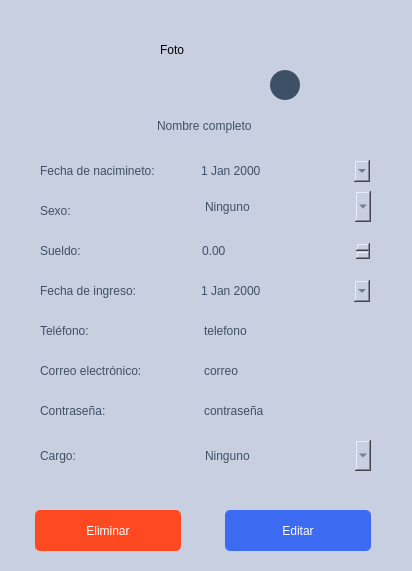
<?xml version="1.0" encoding="UTF-8"?>
<ui version="4.0">
 <class>CrudEmpleados</class>
 <widget class="QWidget" name="CrudEmpleados">
  <property name="geometry">
   <rect>
    <x>0</x>
    <y>0</y>
    <width>412</width>
    <height>571</height>
   </rect>
  </property>
  <property name="windowTitle">
   <string>Form</string>
  </property>
  <property name="styleSheet">
   <string notr="true">background-color: #C8CFE1;</string>
  </property>
  <widget class="QLabel" name="foto">
   <property name="geometry">
    <rect>
     <x>160</x>
     <y>0</y>
     <width>100</width>
     <height>100</height>
    </rect>
   </property>
   <property name="text">
    <string>Foto</string>
   </property>
  </widget>
  <widget class="QLineEdit" name="nombre">
   <property name="geometry">
    <rect>
     <x>10</x>
     <y>110</y>
     <width>391</width>
     <height>31</height>
    </rect>
   </property>
   <property name="styleSheet">
    <string notr="true">border: none;
font: 25px &quot;SF Pro Display&quot;;
color:#3E5066;</string>
   </property>
   <property name="text">
    <string>Nombre completo</string>
   </property>
   <property name="alignment">
    <set>Qt::AlignCenter</set>
   </property>
  </widget>
  <widget class="QLineEdit" name="telefono">
   <property name="geometry">
    <rect>
     <x>202</x>
     <y>320</y>
     <width>171</width>
     <height>22</height>
    </rect>
   </property>
   <property name="styleSheet">
    <string notr="true">border: none;
font: 15px &quot;SF Pro Display&quot;;
color:#3E5066;
</string>
   </property>
   <property name="text">
    <string>telefono</string>
   </property>
   <property name="maxLength">
    <number>10</number>
   </property>
  </widget>
  <widget class="QLineEdit" name="correo">
   <property name="geometry">
    <rect>
     <x>202</x>
     <y>360</y>
     <width>171</width>
     <height>22</height>
    </rect>
   </property>
   <property name="styleSheet">
    <string notr="true">border: none;
font: 15px &quot;SF Pro Display&quot;;
color:#3E5066;</string>
   </property>
   <property name="text">
    <string>correo</string>
   </property>
  </widget>
  <widget class="QLineEdit" name="password">
   <property name="geometry">
    <rect>
     <x>202</x>
     <y>400</y>
     <width>171</width>
     <height>22</height>
    </rect>
   </property>
   <property name="styleSheet">
    <string notr="true">border: none;
font: 15px &quot;SF Pro Display&quot;;
color:#3E5066;</string>
   </property>
   <property name="text">
    <string>contraseña</string>
   </property>
  </widget>
  <widget class="QPushButton" name="btn_guardarCambios">
   <property name="geometry">
    <rect>
     <x>220</x>
     <y>510</y>
     <width>151</width>
     <height>41</height>
    </rect>
   </property>
   <property name="styleSheet">
    <string notr="true">border-radius: 5px;
background-color: #3C6AF1;

font: 14.9368px &quot;SF Pro Text&quot;;
color:  #FFFFFF;
height: 38.85px;

margin-left: 5px;</string>
   </property>
   <property name="text">
    <string>Editar</string>
   </property>
   <property name="icon">
    <iconset resource="../Resources.qrc">
     <normaloff>:/Img/EditarEmpleado.png</normaloff>:/Img/EditarEmpleado.png</iconset>
   </property>
  </widget>
  <widget class="QPushButton" name="btn_eliminar">
   <property name="geometry">
    <rect>
     <x>30</x>
     <y>510</y>
     <width>151</width>
     <height>41</height>
    </rect>
   </property>
   <property name="styleSheet">
    <string notr="true">border-radius: 5px;
background-color: #FF4921;

font: 14.9368px &quot;SF Pro Text&quot;;
color:  #FFFFFF;
height: 38.85px;

margin-left: 5px;</string>
   </property>
   <property name="text">
    <string>Eliminar</string>
   </property>
   <property name="icon">
    <iconset resource="../Resources.qrc">
     <normaloff>:/Img/trash.png</normaloff>:/Img/trash.png</iconset>
   </property>
  </widget>
  <widget class="QComboBox" name="sexo">
   <property name="geometry">
    <rect>
     <x>200</x>
     <y>191</y>
     <width>171</width>
     <height>31</height>
    </rect>
   </property>
   <property name="styleSheet">
    <string notr="true">border: none;
font: 15px &quot;SF Pro Display&quot;;
color:#3E5066;</string>
   </property>
   <property name="currentIndex">
    <number>2</number>
   </property>
   <item>
    <property name="text">
     <string>Masculino</string>
    </property>
   </item>
   <item>
    <property name="text">
     <string>Femenino</string>
    </property>
   </item>
   <item>
    <property name="text">
     <string>Ninguno</string>
    </property>
   </item>
  </widget>
  <widget class="QDateEdit" name="fechaNacimiento">
   <property name="geometry">
    <rect>
     <x>199</x>
     <y>160</y>
     <width>171</width>
     <height>22</height>
    </rect>
   </property>
   <property name="styleSheet">
    <string notr="true">border: none;
font: 15px &quot;SF Pro Display&quot;;
color:#3E5066;
</string>
   </property>
   <property name="calendarPopup">
    <bool>true</bool>
   </property>
  </widget>
  <widget class="QDateEdit" name="fechaIngreso">
   <property name="geometry">
    <rect>
     <x>199</x>
     <y>280</y>
     <width>171</width>
     <height>22</height>
    </rect>
   </property>
   <property name="styleSheet">
    <string notr="true">border: none;
font: 15px &quot;SF Pro Display&quot;;
color:#3E5066;</string>
   </property>
   <property name="calendarPopup">
    <bool>true</bool>
   </property>
  </widget>
  <widget class="QComboBox" name="cargo">
   <property name="geometry">
    <rect>
     <x>200</x>
     <y>440</y>
     <width>171</width>
     <height>31</height>
    </rect>
   </property>
   <property name="styleSheet">
    <string notr="true">border: none;
font: 15px &quot;SF Pro Display&quot;;
color:#3E5066;</string>
   </property>
   <property name="currentIndex">
    <number>5</number>
   </property>
   <item>
    <property name="text">
     <string>Mesero</string>
    </property>
   </item>
   <item>
    <property name="text">
     <string>Cocinero</string>
    </property>
   </item>
   <item>
    <property name="text">
     <string>Host</string>
    </property>
   </item>
   <item>
    <property name="text">
     <string>Cajero</string>
    </property>
   </item>
   <item>
    <property name="text">
     <string>Manager</string>
    </property>
   </item>
   <item>
    <property name="text">
     <string>Ninguno</string>
    </property>
   </item>
  </widget>
  <widget class="QDoubleSpinBox" name="sueldo">
   <property name="geometry">
    <rect>
     <x>200</x>
     <y>240</y>
     <width>171</width>
     <height>22</height>
    </rect>
   </property>
   <property name="layoutDirection">
    <enum>Qt::LeftToRight</enum>
   </property>
   <property name="styleSheet">
    <string notr="true">border: none;
font: 15px &quot;SF Pro Display&quot;;
color:#3E5066;</string>
   </property>
   <property name="maximum">
    <double>9999999999.989999771118164</double>
   </property>
  </widget>
  <widget class="QPushButton" name="btn_agregarImagen">
   <property name="geometry">
    <rect>
     <x>270</x>
     <y>70</y>
     <width>30</width>
     <height>30</height>
    </rect>
   </property>
   <property name="styleSheet">
    <string notr="true">border-radius: 15px;
background-color:#3E5066;
width: 44px;
height: 44px;
</string>
   </property>
   <property name="text">
    <string/>
   </property>
   <property name="icon">
    <iconset resource="../Resources.qrc">
     <normaloff>:/Img/EditarEmpleado.png</normaloff>:/Img/EditarEmpleado.png</iconset>
   </property>
  </widget>
  <widget class="QLabel" name="label">
   <property name="geometry">
    <rect>
     <x>40</x>
     <y>160</y>
     <width>150</width>
     <height>22</height>
    </rect>
   </property>
   <property name="styleSheet">
    <string notr="true">font: 15px &quot;SF Pro Display&quot;;
color:#3E5066;</string>
   </property>
   <property name="text">
    <string>Fecha de nacimineto:</string>
   </property>
  </widget>
  <widget class="QLabel" name="label_2">
   <property name="geometry">
    <rect>
     <x>40</x>
     <y>200</y>
     <width>150</width>
     <height>22</height>
    </rect>
   </property>
   <property name="styleSheet">
    <string notr="true">font: 15px &quot;SF Pro Display&quot;;
color:#3E5066;</string>
   </property>
   <property name="text">
    <string>Sexo:</string>
   </property>
  </widget>
  <widget class="QLabel" name="label_3">
   <property name="geometry">
    <rect>
     <x>40</x>
     <y>240</y>
     <width>150</width>
     <height>22</height>
    </rect>
   </property>
   <property name="styleSheet">
    <string notr="true">font: 15px &quot;SF Pro Display&quot;;
color:#3E5066;</string>
   </property>
   <property name="text">
    <string>Sueldo:</string>
   </property>
  </widget>
  <widget class="QLabel" name="label_4">
   <property name="geometry">
    <rect>
     <x>40</x>
     <y>280</y>
     <width>150</width>
     <height>22</height>
    </rect>
   </property>
   <property name="styleSheet">
    <string notr="true">font: 15px &quot;SF Pro Display&quot;;
color:#3E5066;</string>
   </property>
   <property name="text">
    <string>Fecha de ingreso:</string>
   </property>
  </widget>
  <widget class="QLabel" name="label_5">
   <property name="geometry">
    <rect>
     <x>40</x>
     <y>320</y>
     <width>150</width>
     <height>22</height>
    </rect>
   </property>
   <property name="styleSheet">
    <string notr="true">font: 15px &quot;SF Pro Display&quot;;
color:#3E5066;</string>
   </property>
   <property name="text">
    <string>Teléfono:</string>
   </property>
  </widget>
  <widget class="QLabel" name="label_6">
   <property name="geometry">
    <rect>
     <x>40</x>
     <y>360</y>
     <width>150</width>
     <height>22</height>
    </rect>
   </property>
   <property name="styleSheet">
    <string notr="true">font: 15px &quot;SF Pro Display&quot;;
color:#3E5066;</string>
   </property>
   <property name="text">
    <string>Correo electrónico:</string>
   </property>
  </widget>
  <widget class="QLabel" name="label_7">
   <property name="geometry">
    <rect>
     <x>40</x>
     <y>400</y>
     <width>150</width>
     <height>22</height>
    </rect>
   </property>
   <property name="styleSheet">
    <string notr="true">font: 15px &quot;SF Pro Display&quot;;
color:#3E5066;</string>
   </property>
   <property name="text">
    <string>Contraseña:</string>
   </property>
  </widget>
  <widget class="QLabel" name="label_8">
   <property name="geometry">
    <rect>
     <x>40</x>
     <y>440</y>
     <width>150</width>
     <height>31</height>
    </rect>
   </property>
   <property name="styleSheet">
    <string notr="true">font: 15px &quot;SF Pro Display&quot;;
color:#3E5066;</string>
   </property>
   <property name="text">
    <string>Cargo:</string>
   </property>
  </widget>
 </widget>
 <resources>
  <include location="../Resources.qrc"/>
 </resources>
 <connections/>
</ui>
